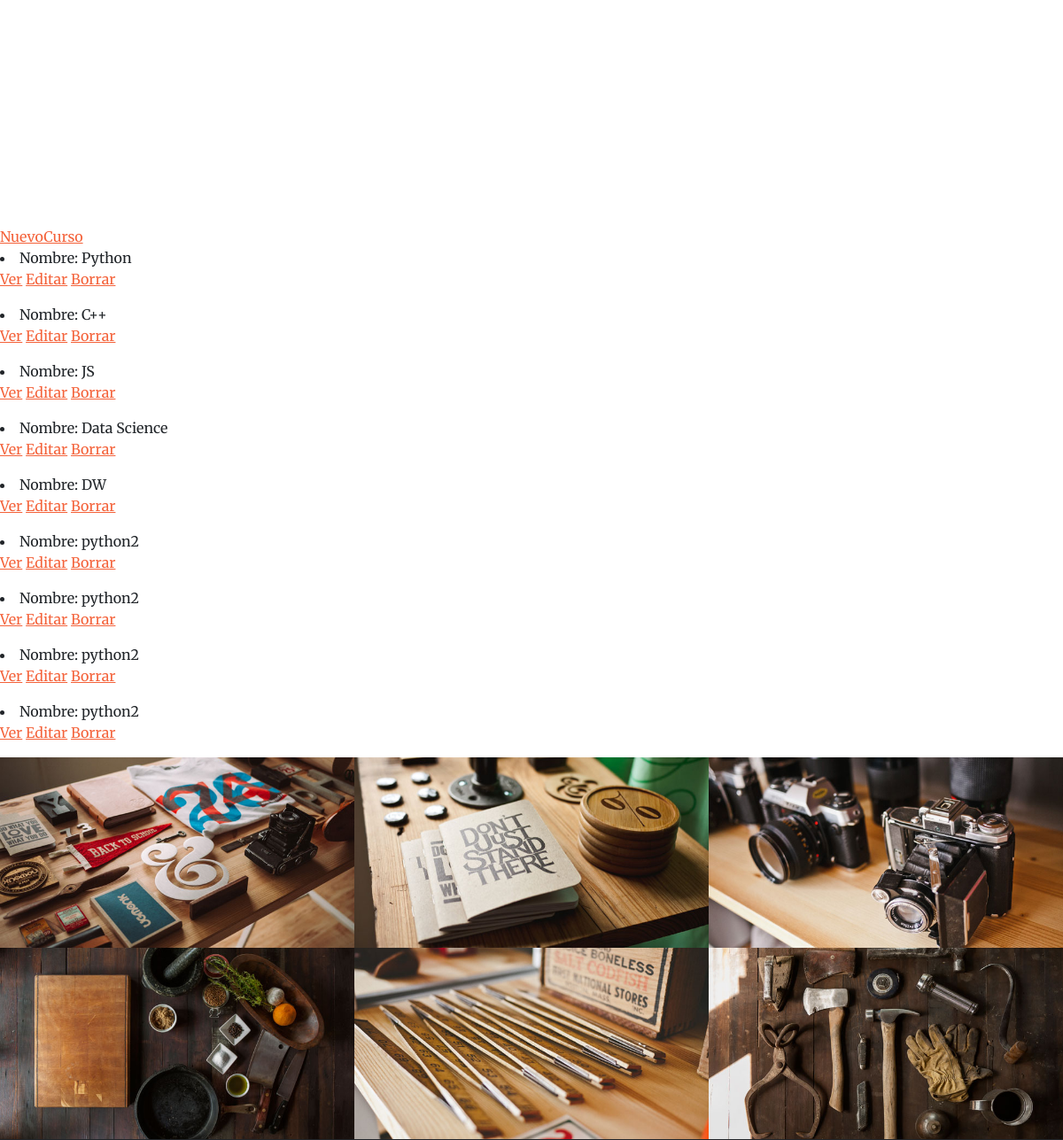
The app's page /cursos-lista/ (signed in, middle part), older data.
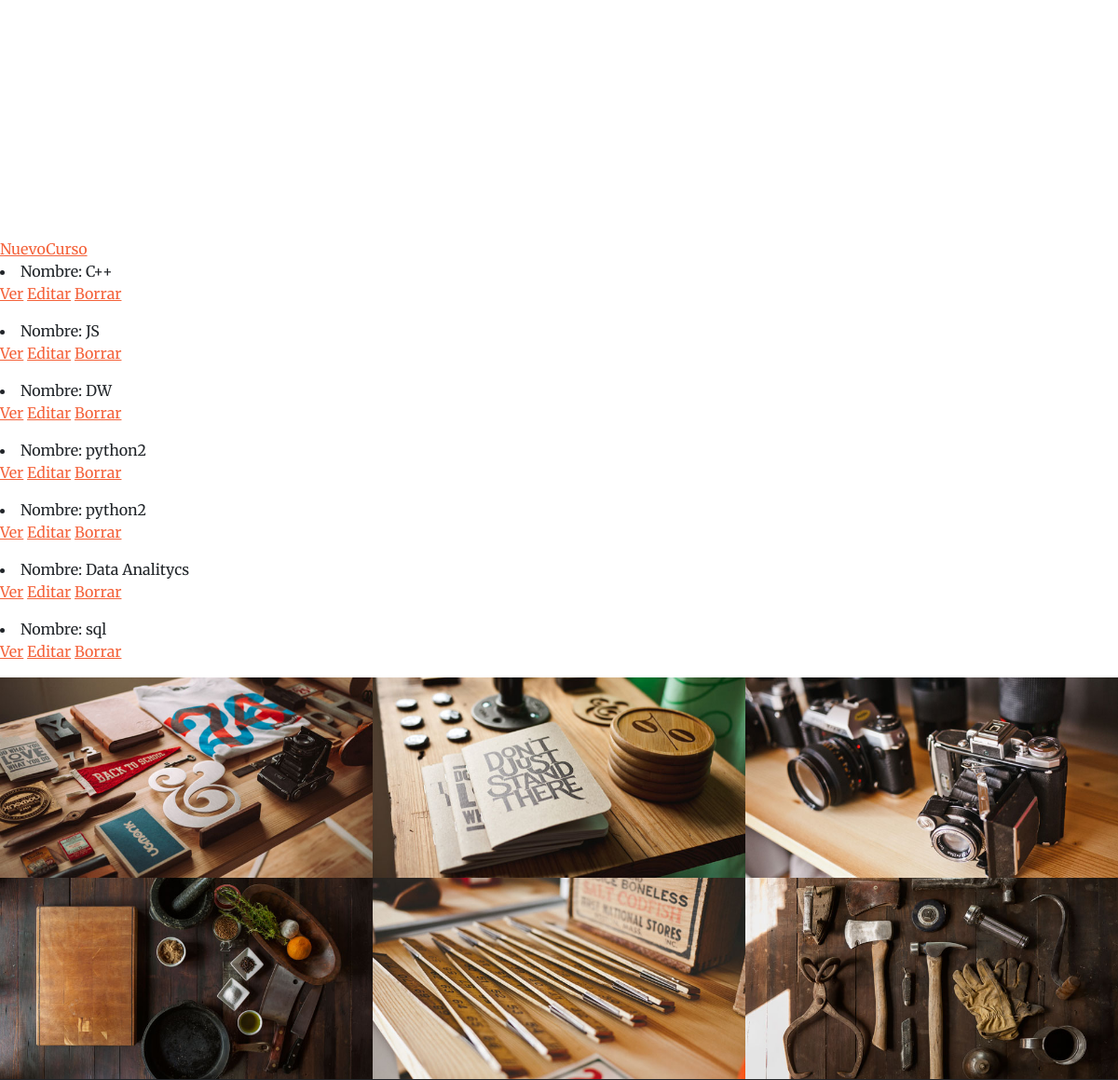
The same page, newer data.
### AppCoder/models.py (models this page shows, shortened)
class Curso(models.Model):
    nombre = models.CharField(max_length =40)
    camada = models.IntegerField()

### AppCoder/views.py (the view)
# urls.py: path('cursos-lista/', views.CursoListView.as_view(), name = "ListaCursos"),
class CursoListView (LoginRequiredMixin,ListView):
    model = Curso
    context_object_name = "cursos"
    template_name = "AppCoder/curso_lista.html"

### AppCoder/templates/AppCoder/curso_lista.html (shortened to what this page needs)
{% extends "AppCoder/base.html" %}
{% load static %}
{% block main %}
 <a href="{% url 'NuevoCurso' %}"> NuevoCurso</a>
 {% for curso in cursos %}
     <li>Nombre: {{curso.nombre}}
        <p>
            <a href="{%url 'DetalleCurso' curso.pk %}">Ver</a>
            <a href="{%url 'EditarCurso' curso.pk %}">Editar</a>
            <a href="{% url 'BorrarCurso' curso.pk %}">Borrar</a>
        </p>
     </li>
{% endfor %}
{% endblock main %}

Row changes from the older to the newer data that the page shows:
removed Curso: nombre "Python"
removed Curso: nombre "Data Science"
removed Curso: nombre "python2"
removed Curso: nombre "python2"
added Curso: nombre "Data Analitycs"
added Curso: nombre "sql"
